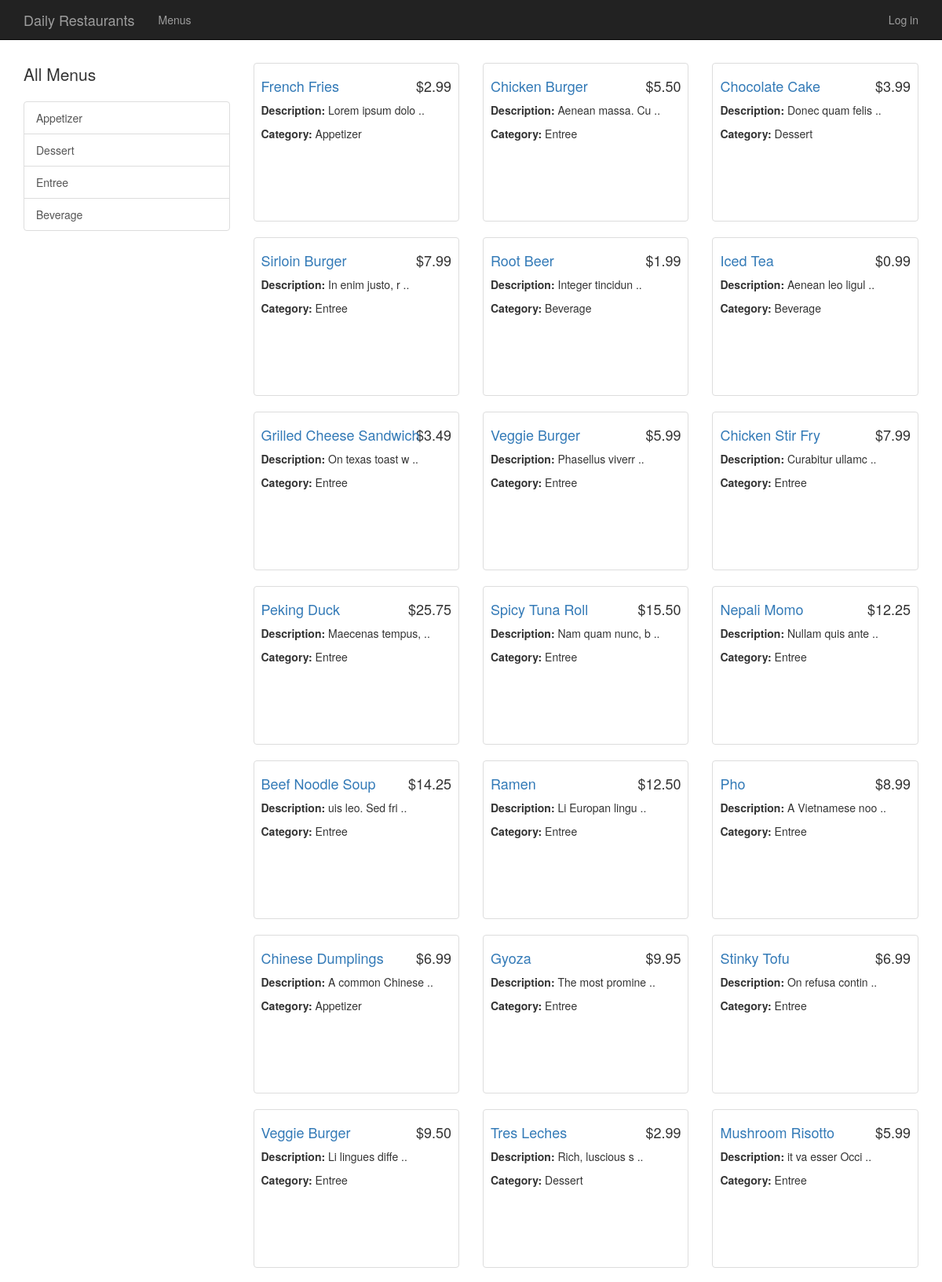
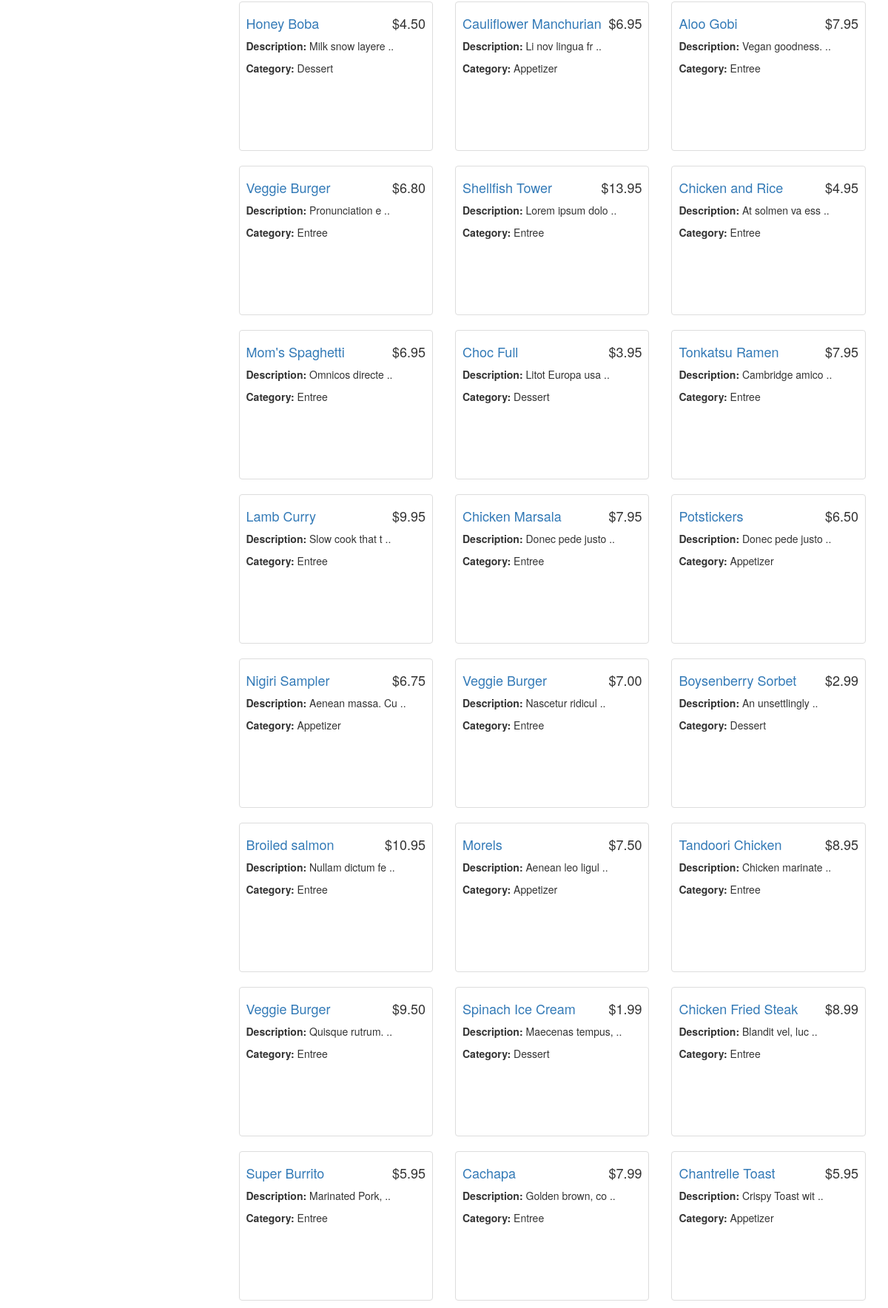
Page /menus (upper part) on the committed database (2 pictures, top to bottom).
### models.py (models this page shows, shortened)
class MenuItem(Base):
    __tablename__ = 'menuItem'
    name = Column(String(20), nullable=False)
    description = Column(String(), nullable=False)
    category = Column(String(20), nullable=False)
    price = Column(String(8), nullable=False)
    id = Column(Integer, nullable=False, primary_key=True)
    restaurant_id = Column(Integer, ForeignKey('restaurant.id'))
    restaurant = relationship(Restaurant, backref=backref(
        "menuItem", cascade="all, delete"))
    user_id = Column(Integer, ForeignKey('user.id'))
    user = relationship(User)

### __init__.py (the view)
@app.route('/menus')
def showAllMenus():
    menuItems = session.query(MenuItem).all()
    return render_template('menu.html', restaurant=None, menuItems=menuItems)

### templates/menu.html (shortened to what this page needs)
{% extends "base.html" %}
{% block content %}
    <div class="container padding-container">
        <div class="row">
            <div class="col-md-3">
                {% if not restaurant %}
                    <p class="lead">All Menus</p>
                    <div class="list-group">
                        <a href="{{ url_for('showAllMenusByCategory', category='Appetizer') }}" class="list-group-item">Appetizer</a>
                        <a href="{{ url_for('showAllMenusByCategory', category='Dessert') }}" class="list-group-item">Dessert</a>
                        <a href="{{ url_for('showAllMenusByCategory', category='Entree') }}" class="list-group-item">Entree</a>
                        <a href="{{ url_for('showAllMenusByCategory', category='Beverage') }}" class="list-group-item">Beverage</a>
                    </div>
                {% endif %}
            </div>
            <div class="col-md-9">
                {% for menuItems_row in menuItems | batch(3, '&nbsp;')%}
                    <div class="row">
                        {% for menuItem in menuItems_row %}
                            {% if menuItem != '&nbsp;' %}
                                <div class="col-sm-4 col-lg-4 col-md-4">
                                    <div class="thumbnail">
                                        <div class="caption">
                                            <h4 class="pull-right">{{ menuItem.price }}</h4>
                                            <h4><a href="{{ url_for('showMenuItem', menu_id=menuItem.id) }}">{{ menuItem.name | safe }}</a></h4>
                                            <p> <strong>Description: </strong>
                                                {% if menuItem.description | length > 18 %}
                                                    {{ menuItem.description[:16] | safe }} ..
                                                {% else %}
                                                    {{ menuItem.description | safe }}
                                                {% endif %}
                                            </p>
                                            <p><strong>Category: </strong> {{ menuItem.category }}</p>
                                        </div>
                                    </div>
                                </div>
                            {% endif %}
                        {% endfor %}
                    </div>
                {% endfor %}
            </div>
        </div>
    </div>
{% endblock %}

### static/css/base-style.css (style rules this page uses)
body { margin-top: 50px; }
.padding-container { padding-top: 30px !important; }
.thumbnail { padding: 0; }
.caption { height: 200px; overflow: hidden; }
.caption h4 { white-space: nowrap; }

### rows in the picture
MenuItem: price "$2.99", name "French Fries", description "Lorem ipsum dolo", category "Appetizer"
MenuItem: price "$5.50", name "Chicken Burger", description "Aenean massa. Cu", category "Entree"
MenuItem: price "$3.99", name "Chocolate Cake", description "Donec quam felis", category "Dessert"
MenuItem: price "$7.99", name "Sirloin Burger", description "In enim justo, r", category "Entree"
MenuItem: price "$1.99", name "Root Beer", description "Integer tincidun", category "Beverage"
MenuItem: price "$0.99", name "Iced Tea", description "Aenean leo ligul", category "Beverage"
MenuItem: price "$3.49", name "Grilled Cheese Sandwich", description "On texas toast w", category "Entree"
MenuItem: price "$5.99", name "Veggie Burger", description "Phasellus viverr", category "Entree"
MenuItem: price "$7.99", name "Chicken Stir Fry", description "Curabitur ullamc", category "Entree"
MenuItem: price "$25.75", name "Peking Duck", description "Maecenas tempus,", category "Entree"
MenuItem: price "$15.50", name "Spicy Tuna Roll", description "Nam quam nunc, b", category "Entree"
MenuItem: price "$12.25", name "Nepali Momo", description "Nullam quis ante", category "Entree"
MenuItem: price "$14.25", name "Beef Noodle Soup", description "uis leo. Sed fri", category "Entree"
MenuItem: price "$12.50", name "Ramen", description "Li Europan lingu", category "Entree"
MenuItem: price "$8.99", name "Pho", description "A Vietnamese noo", category "Entree"
MenuItem: price "$6.99", name "Chinese Dumplings", description "A common Chinese", category "Appetizer"
MenuItem: price "$9.95", name "Gyoza", description "The most promine", category "Entree"
MenuItem: price "$6.99", name "Stinky Tofu", description "On refusa contin", category "Entree"
MenuItem: price "$9.50", name "Veggie Burger", description "Li lingues diffe", category "Entree"
MenuItem: price "$2.99", name "Tres Leches", description "Rich, luscious s", category "Dessert"
MenuItem: price "$5.99", name "Mushroom Risotto", description "it va esser Occi", category "Entree"
MenuItem: price "$4.50", name "Honey Boba", description "Milk snow layere", category "Dessert"
MenuItem: price "$6.95", name "Cauliflower Manchurian", description "Li nov lingua fr", category "Appetizer"
MenuItem: price "$7.95", name "Aloo Gobi", description "Vegan goodness.", category "Entree"
MenuItem: price "$6.80", name "Veggie Burger", description "Pronunciation e", category "Entree"
MenuItem: price "$13.95", name "Shellfish Tower", description "Lorem ipsum dolo", category "Entree"
MenuItem: price "$4.95", name "Chicken and Rice", description "At solmen va ess", category "Entree"
MenuItem: price "$6.95", name "Mom's Spaghetti", description "Omnicos directe", category "Entree"
MenuItem: price "$3.95", name "Choc Full", description "Litot Europa usa", category "Dessert"
MenuItem: price "$7.95", name "Tonkatsu Ramen", description "Cambridge amico", category "Entree"
MenuItem: price "$9.95", name "Lamb Curry", description "Slow cook that t", category "Entree"
MenuItem: price "$7.95", name "Chicken Marsala", description "Donec pede justo", category "Entree"
MenuItem: price "$6.50", name "Potstickers", description "Donec pede justo", category "Appetizer"
MenuItem: price "$6.75", name "Nigiri Sampler", description "Aenean massa. Cu", category "Appetizer"
MenuItem: price "$7.00", name "Veggie Burger", description "Nascetur ridicul", category "Entree"
MenuItem: price "$2.99", name "Boysenberry Sorbet", description "An unsettlingly", category "Dessert"
MenuItem: price "$10.95", name "Broiled salmon", description "Nullam dictum fe", category "Entree"
MenuItem: price "$7.50", name "Morels", description "Aenean leo ligul", category "Appetizer"
MenuItem: price "$8.95", name "Tandoori Chicken", description "Chicken marinate", category "Entree"
MenuItem: price "$9.50", name "Veggie Burger", description "Quisque rutrum.", category "Entree"
MenuItem: price "$1.99", name "Spinach Ice Cream", description "Maecenas tempus,", category "Dessert"
MenuItem: price "$8.99", name "Chicken Fried Steak", description "Blandit vel, luc", category "Entree"
MenuItem: price "$5.95", name "Super Burrito", description "Marinated Pork,", category "Entree"
MenuItem: price "$7.99", name "Cachapa", description "Golden brown, co", category "Entree"
MenuItem: price "$5.95", name "Chantrelle Toast", description "Crispy Toast wit", category "Appetizer"
